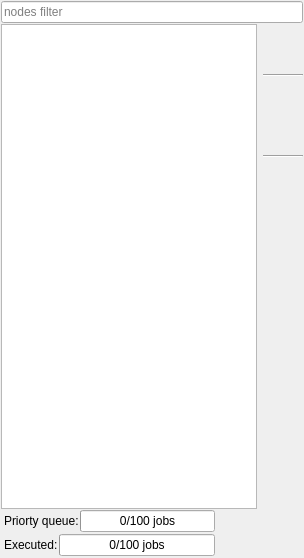
     <widget class="QWidget" name="tabNodes">
      <attribute name="title">
       <string>Nodes</string>
      </attribute>
      <layout class="QVBoxLayout" name="verticalLayout_6">
       <property name="spacing">
        <number>1</number>
       </property>
       <property name="leftMargin">
        <number>1</number>
       </property>
       <property name="topMargin">
        <number>1</number>
       </property>
       <property name="rightMargin">
        <number>1</number>
       </property>
       <property name="bottomMargin">
        <number>1</number>
       </property>
       <item>
        <widget class="QFrame" name="filter_frame_nodes">
         <property name="frameShape">
          <enum>QFrame::NoFrame</enum>
         </property>
         <property name="frameShadow">
          <enum>QFrame::Plain</enum>
         </property>
         <property name="lineWidth">
          <number>0</number>
         </property>
         <layout class="QHBoxLayout" name="horizontalLayout_10">
          <property name="leftMargin">
           <number>0</number>
          </property>
          <property name="topMargin">
           <number>0</number>
          </property>
          <property name="rightMargin">
           <number>0</number>
          </property>
          <property name="bottomMargin">
           <number>0</number>
          </property>
          <item>
           <widget class="EnhancedLineEdit" name="nodeFilterInput">
            <property name="visible">
             <bool>true</bool>
            </property>
            <property name="placeholderText">
             <string>nodes filter</string>
            </property>
           </widget>
          </item>
         </layout>
        </widget>
       </item>
       <item>
        <widget class="QFrame" name="nodesFrame">
         <property name="frameShape">
          <enum>QFrame::NoFrame</enum>
         </property>
         <property name="frameShadow">
          <enum>QFrame::Plain</enum>
         </property>
         <layout class="QHBoxLayout" name="horizontalLayout_9">
          <property name="leftMargin">
           <number>0</number>
          </property>
          <property name="topMargin">
           <number>0</number>
          </property>
          <property name="rightMargin">
           <number>0</number>
          </property>
          <property name="bottomMargin">
           <number>0</number>
          </property>
          <item>
           <widget class="QFrame" name="frame">
            <property name="frameShape">
             <enum>QFrame::NoFrame</enum>
            </property>
            <property name="frameShadow">
             <enum>QFrame::Plain</enum>
            </property>
            <property name="lineWidth">
             <number>0</number>
            </property>
            <layout class="QVBoxLayout" name="verticalLayout_7">
             <property name="spacing">
              <number>0</number>
             </property>
             <property name="leftMargin">
              <number>0</number>
             </property>
             <property name="topMargin">
              <number>0</number>
             </property>
             <property name="rightMargin">
              <number>0</number>
             </property>
             <property name="bottomMargin">
              <number>0</number>
             </property>
             <item>
              <widget class="QFrame" name="questionFrame">
               <property name="sizePolicy">
                <sizepolicy hsizetype="Minimum" vsizetype="Minimum">
                 <horstretch>0</horstretch>
                 <verstretch>0</verstretch>
                </sizepolicy>
               </property>
               <property name="lineWidth">
                <number>0</number>
               </property>
               <layout class="QHBoxLayout" name="questionFrameLayout">
                <property name="spacing">
                 <number>0</number>
                </property>
                <property name="leftMargin">
                 <number>0</number>
                </property>
                <property name="topMargin">
                 <number>0</number>
                </property>
                <property name="rightMargin">
                 <number>0</number>
                </property>
                <property name="bottomMargin">
                 <number>0</number>
                </property>
               </layout>
              </widget>
             </item>
             <item>
              <widget class="QTreeView" name="nodeTreeView">
               <property name="selectionMode">
                <enum>QAbstractItemView::ExtendedSelection</enum>
               </property>
               <property name="uniformRowHeights">
                <bool>true</bool>
               </property>
              </widget>
             </item>
             <item>
              <widget class="QFrame" name="infoFrame">
               <property name="sizePolicy">
                <sizepolicy hsizetype="Minimum" vsizetype="Minimum">
                 <horstretch>0</horstretch>
                 <verstretch>0</verstretch>
                </sizepolicy>
               </property>
               <property name="lineWidth">
                <number>0</number>
               </property>
               <layout class="QHBoxLayout" name="infoFrameLayout">
                <property name="spacing">
                 <number>0</number>
                </property>
                <property name="leftMargin">
                 <number>0</number>
                </property>
                <property name="topMargin">
                 <number>0</number>
                </property>
                <property name="rightMargin">
                 <number>0</number>
                </property>
                <property name="bottomMargin">
                 <number>0</number>
                </property>
               </layout>
              </widget>
             </item>
             <item>
              <widget class="QFrame" name="progressPrioFrame">
               <property name="frameShape">
                <enum>QFrame::NoFrame</enum>
               </property>
               <property name="frameShadow">
                <enum>QFrame::Plain</enum>
               </property>
               <property name="lineWidth">
                <number>0</number>
               </property>
               <layout class="QHBoxLayout" name="horizontalLayout_5">
                <property name="spacing">
                 <number>1</number>
                </property>
                <property name="leftMargin">
                 <number>3</number>
                </property>
                <property name="topMargin">
                 <number>1</number>
                </property>
                <property name="rightMargin">
                 <number>1</number>
                </property>
                <property name="bottomMargin">
                 <number>1</number>
                </property>
                <item>
                 <widget class="QLabel" name="progressPrioLabel">
                  <property name="text">
                   <string>Priorty queue:</string>
                  </property>
                 </widget>
                </item>
                <item>
                 <widget class="QProgressBar" name="progressPrioBar">
                  <property name="value">
                   <number>0</number>
                  </property>
                  <property name="format">
                   <string>%v/%m jobs</string>
                  </property>
                 </widget>
                </item>
                <item>
                 <widget class="QPushButton" name="progressCancelPrioButton">
                  <property name="icon">
                   <iconset resource="GUI.qrc">
                    <normaloff>:/icons/crystal_clear_button_close.png</normaloff>:/icons/crystal_clear_button_close.png</iconset>
                  </property>
                  <property name="flat">
                   <bool>true</bool>
                  </property>
                 </widget>
                </item>
               </layout>
              </widget>
             </item>
             <item>
              <widget class="QFrame" name="progressFrame">
               <property name="frameShape">
                <enum>QFrame::NoFrame</enum>
               </property>
               <property name="frameShadow">
                <enum>QFrame::Plain</enum>
               </property>
               <property name="lineWidth">
                <number>0</number>
               </property>
               <layout class="QHBoxLayout" name="horizontalLayout">
                <property name="spacing">
                 <number>1</number>
                </property>
                <property name="leftMargin">
                 <number>3</number>
                </property>
                <property name="topMargin">
                 <number>1</number>
                </property>
                <property name="rightMargin">
                 <number>1</number>
                </property>
                <property name="bottomMargin">
                 <number>1</number>
                </property>
                <item>
                 <widget class="QLabel" name="progressLabel">
                  <property name="text">
                   <string>Executed:</string>
                  </property>
                 </widget>
                </item>
                <item>
                 <widget class="QProgressBar" name="progressBar">
                  <property name="value">
                   <number>0</number>
                  </property>
                  <property name="format">
                   <string>%v/%m jobs</string>
                  </property>
                 </widget>
                </item>
                <item>
                 <widget class="QPushButton" name="progressCancelButton">
                  <property name="icon">
                   <iconset resource="GUI.qrc">
                    <normaloff>:/icons/crystal_clear_button_close.png</normaloff>:/icons/crystal_clear_button_close.png</iconset>
                  </property>
                  <property name="flat">
                   <bool>true</bool>
                  </property>
                 </widget>
                </item>
               </layout>
              </widget>
             </item>
            </layout>
           </widget>
          </item>
          <item>
           <widget class="QFrame" name="controlNodesFrame">
            <property name="sizePolicy">
             <sizepolicy hsizetype="Preferred" vsizetype="Preferred">
              <horstretch>0</horstretch>
              <verstretch>0</verstretch>
             </sizepolicy>
            </property>
            <property name="toolTip">
             <string>&lt;!DOCTYPE HTML PUBLIC &quot;-//W3C//DTD HTML 4.0//EN&quot; &quot;http://www.w3.org/TR/REC-html40/strict.dtd&quot;&gt;
&lt;html&gt;&lt;head&gt;&lt;meta name=&quot;qrichtext&quot; content=&quot;1&quot; /&gt;&lt;style type=&quot;text/css&quot;&gt;
p, li { white-space: pre-wrap; }
&lt;/style&gt;&lt;/head&gt;&lt;body style=&quot; font-family:'Ubuntu'; font-size:9pt; font-weight:400; font-style:normal;&quot;&gt;
&lt;p style=&quot; margin-top:0px; margin-bottom:0px; margin-left:0px; margin-right:0px; -qt-block-indent:0; text-indent:0px;&quot;&gt;&lt;span style=&quot; font-size:11pt;&quot;&gt;Shortcuts:&lt;/span&gt;&lt;/p&gt;
&lt;p style=&quot; margin-top:0px; margin-bottom:0px; margin-left:0px; margin-right:0px; -qt-block-indent:0; text-indent:0px;&quot;&gt;&lt;span style=&quot; font-size:11pt;&quot;&gt;    &lt;/span&gt;&lt;span style=&quot; font-size:11pt; font-weight:600;&quot;&gt;Alt+E&lt;/span&gt;&lt;span style=&quot; font-size:11pt;&quot;&gt; expand all groups&lt;/span&gt;&lt;/p&gt;
&lt;p style=&quot; margin-top:0px; margin-bottom:0px; margin-left:0px; margin-right:0px; -qt-block-indent:0; text-indent:0px;&quot;&gt;&lt;span style=&quot; font-size:11pt;&quot;&gt;    &lt;/span&gt;&lt;span style=&quot; font-size:11pt; font-weight:600;&quot;&gt;Alt+C&lt;/span&gt;&lt;span style=&quot; font-size:11pt;&quot;&gt; collapse all groups&lt;/span&gt;&lt;/p&gt;
&lt;p style=&quot; margin-top:0px; margin-bottom:0px; margin-left:0px; margin-right:0px; -qt-block-indent:0; text-indent:0px;&quot;&gt;&lt;span style=&quot; font-size:11pt;&quot;&gt;    &lt;/span&gt;&lt;span style=&quot; font-size:11pt; font-weight:600;&quot;&gt;Alt+{1..5}&lt;/span&gt;&lt;span style=&quot; font-size:11pt;&quot;&gt; select all nodes of a group (expect manage nodes)&lt;/span&gt;&lt;/p&gt;
&lt;p style=&quot; margin-top:0px; margin-bottom:0px; margin-left:0px; margin-right:0px; -qt-block-indent:0; text-indent:0px;&quot;&gt;&lt;span style=&quot; font-size:11pt;&quot;&gt;    &lt;/span&gt;&lt;span style=&quot; font-size:11pt; font-weight:600;&quot;&gt;Alt+R&lt;/span&gt;&lt;span style=&quot; font-size:11pt;&quot;&gt; run selected nodes&lt;/span&gt;&lt;/p&gt;
&lt;p style=&quot; margin-top:0px; margin-bottom:0px; margin-left:0px; margin-right:0px; -qt-block-indent:0; text-indent:0px;&quot;&gt;&lt;span style=&quot; font-size:11pt;&quot;&gt;    &lt;/span&gt;&lt;span style=&quot; font-size:11pt; font-weight:600;&quot;&gt;Alt+S&lt;/span&gt;&lt;span style=&quot; font-size:11pt;&quot;&gt; stop selected nodes&lt;/span&gt;&lt;/p&gt;
&lt;p style=&quot;-qt-paragraph-type:empty; margin-top:0px; margin-bottom:0px; margin-left:0px; margin-right:0px; -qt-block-indent:0; text-indent:0px; font-size:11pt;&quot;&gt;&lt;/p&gt;&lt;/body&gt;&lt;/html&gt;</string>
            </property>
            <layout class="QVBoxLayout" name="verticalLayout_4">
             <property name="spacing">
              <number>3</number>
             </property>
             <property name="leftMargin">
              <number>0</number>
             </property>
             <property name="topMargin">
              <number>0</number>
             </property>
             <property name="rightMargin">
              <number>0</number>
             </property>
             <property name="bottomMargin">
              <number>0</number>
             </property>
             <item>
              <widget class="QPushButton" name="startButton">
               <property name="enabled">
                <bool>false</bool>
               </property>
               <property name="sizePolicy">
                <sizepolicy hsizetype="Preferred" vsizetype="Fixed">
                 <horstretch>0</horstretch>
                 <verstretch>0</verstretch>
                </sizepolicy>
               </property>
               <property name="maximumSize">
                <size>
                 <width>40</width>
                 <height>40</height>
                </size>
               </property>
               <property name="toolTip">
                <string>&lt;!DOCTYPE HTML PUBLIC &quot;-//W3C//DTD HTML 4.0//EN&quot; &quot;http://www.w3.org/TR/REC-html40/strict.dtd&quot;&gt;
&lt;html&gt;&lt;head&gt;&lt;meta name=&quot;qrichtext&quot; content=&quot;1&quot; /&gt;&lt;style type=&quot;text/css&quot;&gt;
p, li { white-space: pre-wrap; }
&lt;/style&gt;&lt;/head&gt;&lt;body style=&quot; font-family:'Ubuntu'; font-size:9pt; font-weight:400; font-style:normal;&quot;&gt;
&lt;p style=&quot; margin-top:0px; margin-bottom:0px; margin-left:0px; margin-right:0px; -qt-block-indent:0; text-indent:0px;&quot;&gt;&lt;span style=&quot; font-size:11pt;&quot;&gt;Start  selected service if it is not already running&lt;/span&gt;&lt;/p&gt;&lt;/body&gt;&lt;/html&gt;</string>
               </property>
               <property name="icon">
                <iconset resource="GUI.qrc">
                 <normaloff>:/icons/sekkyumu_play.png</normaloff>:/icons/sekkyumu_play.png</iconset>
               </property>
               <property name="iconSize">
                <size>
                 <width>32</width>
                 <height>32</height>
                </size>
               </property>
               <property name="flat">
                <bool>true</bool>
               </property>
              </widget>
             </item>
             <item>
              <widget class="QPushButton" name="stopButton">
               <property name="enabled">
                <bool>false</bool>
               </property>
               <property name="sizePolicy">
                <sizepolicy hsizetype="Preferred" vsizetype="Fixed">
                 <horstretch>0</horstretch>
                 <verstretch>0</verstretch>
                </sizepolicy>
               </property>
               <property name="maximumSize">
                <size>
                 <width>40</width>
                 <height>40</height>
                </size>
               </property>
               <property name="toolTip">
                <string>&lt;!DOCTYPE HTML PUBLIC &quot;-//W3C//DTD HTML 4.0//EN&quot; &quot;http://www.w3.org/TR/REC-html40/strict.dtd&quot;&gt;
&lt;html&gt;&lt;head&gt;&lt;meta name=&quot;qrichtext&quot; content=&quot;1&quot; /&gt;&lt;style type=&quot;text/css&quot;&gt;
p, li { white-space: pre-wrap; }
&lt;/style&gt;&lt;/head&gt;&lt;body style=&quot; font-family:'Ubuntu'; font-size:9pt; font-weight:400; font-style:normal;&quot;&gt;
&lt;p style=&quot; margin-top:0px; margin-bottom:0px; margin-left:0px; margin-right:0px; -qt-block-indent:0; text-indent:0px;&quot;&gt;&lt;span style=&quot; font-size:11pt;&quot;&gt;Stop selected service &lt;/span&gt;&lt;/p&gt;
&lt;p style=&quot; margin-top:0px; margin-bottom:0px; margin-left:0px; margin-right:0px; -qt-block-indent:0; text-indent:0px;&quot;&gt;&lt;span style=&quot; font-size:11pt;&quot;&gt;  &lt;/span&gt;&lt;span style=&quot; font-size:11pt; font-weight:600;&quot;&gt;Ctrl+Backspace&lt;/span&gt;&lt;span style=&quot; font-size:11pt;&quot;&gt; to send SIGKILL&lt;/span&gt;&lt;/p&gt;
&lt;p style=&quot; margin-top:0px; margin-bottom:0px; margin-left:0px; margin-right:0px; -qt-block-indent:0; text-indent:0px;&quot;&gt;&lt;span style=&quot; font-size:11pt;&quot;&gt;  &lt;/span&gt;&lt;span style=&quot; font-size:11pt; font-weight:600;&quot;&gt;Ctrl+Delete&lt;/span&gt;&lt;span style=&quot; font-size:11pt;&quot;&gt; to unregister from ROS master&lt;/span&gt;&lt;/p&gt;
&lt;p style=&quot;-qt-paragraph-type:empty; margin-top:0px; margin-bottom:0px; margin-left:0px; margin-right:0px; -qt-block-indent:0; text-indent:0px; font-size:11pt;&quot;&gt;&lt;/p&gt;
&lt;p style=&quot; margin-top:0px; margin-bottom:0px; margin-left:0px; margin-right:0px; -qt-block-indent:0; text-indent:0px;&quot;&gt;&lt;span style=&quot; font-size:11pt; font-weight:600;&quot;&gt;Note:&lt;/span&gt;&lt;span style=&quot; font-size:11pt;&quot;&gt; if a node was killed on a remote host, it shows still as running. Unregister it manually!&lt;/span&gt;&lt;/p&gt;
&lt;p style=&quot;-qt-paragraph-type:empty; margin-top:0px; margin-bottom:0px; margin-left:0px; margin-right:0px; -qt-block-indent:0; text-indent:0px; font-size:11pt;&quot;&gt;&lt;/p&gt;
&lt;p style=&quot; margin-top:0px; margin-bottom:0px; margin-left:0px; margin-right:0px; -qt-block-indent:0; text-indent:0px;&quot;&gt;&lt;span style=&quot; font-size:11pt; font-weight:600;&quot;&gt;Note:&lt;/span&gt;&lt;span style=&quot; font-size:11pt;&quot;&gt; The stop button is disabled on errors&lt;/span&gt;&lt;/p&gt;&lt;/body&gt;&lt;/html&gt;</string>
               </property>
               <property name="icon">
                <iconset resource="GUI.qrc">
                 <normaloff>:/icons/sekkyumu_stop.png</normaloff>:/icons/sekkyumu_stop.png</iconset>
               </property>
               <property name="iconSize">
                <size>
                 <width>32</width>
                 <height>32</height>
                </size>
               </property>
               <property name="flat">
                <bool>true</bool>
               </property>
              </widget>
             </item>
             <item>
              <widget class="Line" name="line1_2">
               <property name="orientation">
                <enum>Qt::Horizontal</enum>
               </property>
              </widget>
             </item>
             <item>
              <widget class="QPushButton" name="ioButton">
               <property name="enabled">
                <bool>false</bool>
               </property>
               <property name="sizePolicy">
                <sizepolicy hsizetype="Preferred" vsizetype="Fixed">
                 <horstretch>0</horstretch>
                 <verstretch>0</verstretch>
                </sizepolicy>
               </property>
               <property name="maximumSize">
                <size>
                 <width>40</width>
                 <height>40</height>
                </size>
               </property>
               <property name="toolTip">
                <string>&lt;!DOCTYPE HTML PUBLIC &quot;-//W3C//DTD HTML 4.0//EN&quot; &quot;http://www.w3.org/TR/REC-html40/strict.dtd&quot;&gt;
&lt;html&gt;&lt;head&gt;&lt;meta name=&quot;qrichtext&quot; content=&quot;1&quot; /&gt;&lt;style type=&quot;text/css&quot;&gt;
p, li { white-space: pre-wrap; }
&lt;/style&gt;&lt;/head&gt;&lt;body style=&quot; font-family:'Ubuntu'; font-size:9pt; font-weight:400; font-style:normal;&quot;&gt;
&lt;p style=&quot; margin-top:0px; margin-bottom:0px; margin-left:0px; margin-right:0px; -qt-block-indent:0; text-indent:0px;&quot;&gt;&lt;span style=&quot; font-size:11pt;&quot;&gt;Show terminal that is connected to the selected service&lt;/span&gt;&lt;/p&gt;
&lt;p style=&quot; margin-top:0px; margin-bottom:0px; margin-left:0px; margin-right:0px; -qt-block-indent:0; text-indent:0px;&quot;&gt;&lt;span style=&quot; font-size:11pt; font-weight:600;&quot;&gt;F3&lt;/span&gt;&lt;/p&gt;
&lt;p style=&quot;-qt-paragraph-type:empty; margin-top:0px; margin-bottom:0px; margin-left:0px; margin-right:0px; -qt-block-indent:0; text-indent:0px;&quot;&gt;&lt;br /&gt;&lt;/p&gt;
&lt;p style=&quot; margin-top:0px; margin-bottom:0px; margin-left:0px; margin-right:0px; -qt-block-indent:0; text-indent:0px;&quot;&gt;&lt;span style=&quot; font-size:11pt; font-weight:600;&quot;&gt;Shift+Backspace&lt;/span&gt;&lt;span style=&quot; font-size:11pt;&quot;&gt; to send SIGKILL to assigned SCREENs&lt;/span&gt;&lt;/p&gt;
&lt;p style=&quot;-qt-paragraph-type:empty; margin-top:0px; margin-bottom:0px; margin-left:0px; margin-right:0px; -qt-block-indent:0; text-indent:0px; font-size:11pt;&quot;&gt;&lt;br /&gt;&lt;/p&gt;
&lt;p style=&quot; margin-top:0px; margin-bottom:0px; margin-left:0px; margin-right:0px; -qt-block-indent:0; text-indent:0px;&quot;&gt;&lt;span style=&quot; font-size:11pt; font-weight:600;&quot;&gt;Note:&lt;/span&gt;&lt;span style=&quot; font-size:11pt;&quot;&gt; if a node was killed on a remote host, it shows still as running. Unregister it manually!&lt;/span&gt;&lt;/p&gt;&lt;/body&gt;&lt;/html&gt;</string>
               </property>
               <property name="icon">
                <iconset resource="GUI.qrc">
                 <normaloff>:/icons/crystal_clear_show_io.png</normaloff>:/icons/crystal_clear_show_io.png</iconset>
               </property>
               <property name="iconSize">
                <size>
                 <width>32</width>
                 <height>32</height>
                </size>
               </property>
               <property name="flat">
                <bool>true</bool>
               </property>
              </widget>
             </item>
             <item>
              <widget class="QPushButton" name="logButton">
               <property name="enabled">
                <bool>false</bool>
               </property>
               <property name="sizePolicy">
                <sizepolicy hsizetype="Preferred" vsizetype="Fixed">
                 <horstretch>0</horstretch>
                 <verstretch>0</verstretch>
                </sizepolicy>
               </property>
               <property name="maximumSize">
                <size>
                 <width>40</width>
                 <height>40</height>
                </size>
               </property>
               <property name="toolTip">
                <string>&lt;html&gt;&lt;head/&gt;&lt;body&gt;&lt;p&gt;Show screen log file of selected service.&lt;/p&gt;&lt;p&gt;Hold &amp;lt;&lt;span style=&quot; font-weight:600;&quot;&gt;Strg&lt;/span&gt;&amp;gt; or &amp;lt;&lt;span style=&quot; font-weight:600;&quot;&gt;Shift&lt;/span&gt;&amp;gt; to get also ROS log file.&lt;/p&gt;&lt;/body&gt;&lt;/html&gt;</string>
               </property>
               <property name="text">
                <string/>
               </property>
               <property name="icon">
                <iconset resource="GUI.qrc">
                 <normaloff>:/icons/crystal_clear_show_log.png</normaloff>:/icons/crystal_clear_show_log.png</iconset>
               </property>
               <property name="iconSize">
                <size>
                 <width>32</width>
                 <height>32</height>
                </size>
               </property>
               <property name="flat">
                <bool>true</bool>
               </property>
              </widget>
             </item>
             <item>
              <widget class="QPushButton" name="logDeleteButton">
               <property name="enabled">
                <bool>false</bool>
               </property>
               <property name="sizePolicy">
                <sizepolicy hsizetype="Preferred" vsizetype="Fixed">
                 <horstretch>0</horstretch>
                 <verstretch>0</verstretch>
                </sizepolicy>
               </property>
               <property name="maximumSize">
                <size>
                 <width>40</width>
                 <height>40</height>
                </size>
               </property>
               <property name="toolTip">
                <string>Delete log file of selected service</string>
               </property>
               <property name="icon">
                <iconset resource="GUI.qrc">
                 <normaloff>:/icons/crystal_clear_show_delete_log.png</normaloff>:/icons/crystal_clear_show_delete_log.png</iconset>
               </property>
               <property name="iconSize">
                <size>
                 <width>32</width>
                 <height>32</height>
                </size>
               </property>
               <property name="flat">
                <bool>true</bool>
               </property>
              </widget>
             </item>
             <item>
              <widget class="Line" name="line2_2">
               <property name="orientation">
                <enum>Qt::Horizontal</enum>
               </property>
              </widget>
             </item>
             <item>
              <widget class="QPushButton" name="dynamicConfigButton">
               <property name="enabled">
                <bool>false</bool>
               </property>
               <property name="sizePolicy">
                <sizepolicy hsizetype="Preferred" vsizetype="Fixed">
                 <horstretch>0</horstretch>
                 <verstretch>0</verstretch>
                </sizepolicy>
               </property>
               <property name="maximumSize">
                <size>
                 <width>40</width>
                 <height>40</height>
                </size>
               </property>
               <property name="toolTip">
                <string>Edit the configuration of the node using dynamic reconfigure</string>
               </property>
               <property name="icon">
                <iconset resource="GUI.qrc">
                 <normaloff>:/icons/crystal_clear_dyncfg.png</normaloff>:/icons/crystal_clear_dyncfg.png</iconset>
               </property>
               <property name="iconSize">
                <size>
                 <width>32</width>
                 <height>32</height>
                </size>
               </property>
               <property name="flat">
                <bool>true</bool>
               </property>
              </widget>
             </item>
             <item>
              <widget class="QPushButton" name="editRosParamButton">
               <property name="enabled">
                <bool>false</bool>
               </property>
               <property name="sizePolicy">
                <sizepolicy hsizetype="Preferred" vsizetype="Fixed">
                 <horstretch>0</horstretch>
                 <verstretch>0</verstretch>
                </sizepolicy>
               </property>
               <property name="maximumSize">
                <size>
                 <width>40</width>
                 <height>40</height>
                </size>
               </property>
               <property name="toolTip">
                <string>&lt;html&gt;&lt;head/&gt;&lt;body&gt;&lt;p&gt;Edit configuration of selected service in ROS parameter server&lt;/p&gt;&lt;/body&gt;&lt;/html&gt;</string>
               </property>
               <property name="icon">
                <iconset resource="GUI.qrc">
                 <normaloff>:/icons/default_cfg_edit.png</normaloff>:/icons/default_cfg_edit.png</iconset>
               </property>
               <property name="iconSize">
                <size>
                 <width>32</width>
                 <height>32</height>
                </size>
               </property>
               <property name="flat">
                <bool>true</bool>
               </property>
              </widget>
             </item>
             <item>
              <widget class="QPushButton" name="editConfigButton">
               <property name="enabled">
                <bool>false</bool>
               </property>
               <property name="sizePolicy">
                <sizepolicy hsizetype="Preferred" vsizetype="Fixed">
                 <horstretch>0</horstretch>
                 <verstretch>0</verstretch>
                </sizepolicy>
               </property>
               <property name="maximumSize">
                <size>
                 <width>40</width>
                 <height>40</height>
                </size>
               </property>
               <property name="toolTip">
                <string>&lt;html&gt;&lt;head/&gt;&lt;body&gt;&lt;p&gt;&lt;span style=&quot; font-size:11pt;&quot;&gt;Edit configuration of selected service in launch file&lt;/span&gt;&lt;/p&gt;&lt;p&gt;&lt;span style=&quot; font-size:11pt; font-weight:600;&quot;&gt;F4&lt;/span&gt;&lt;/p&gt;&lt;/body&gt;&lt;/html&gt;</string>
               </property>
               <property name="icon">
                <iconset resource="GUI.qrc">
                 <normaloff>:/icons/crystal_clear_edit_launch.png</normaloff>:/icons/crystal_clear_edit_launch.png</iconset>
               </property>
               <property name="iconSize">
                <size>
                 <width>32</width>
                 <height>32</height>
                </size>
               </property>
               <property name="flat">
                <bool>true</bool>
               </property>
              </widget>
             </item>
             <item>
              <spacer name="verticalSpacer_2">
               <property name="orientation">
                <enum>Qt::Vertical</enum>
               </property>
               <property name="sizeHint" stdset="0">
                <size>
                 <width>16</width>
                 <height>299</height>
                </size>
               </property>
              </spacer>
             </item>
             <item>
              <widget class="QPushButton" name="closeCfgButton">
               <property name="enabled">
                <bool>false</bool>
               </property>
               <property name="sizePolicy">
                <sizepolicy hsizetype="Preferred" vsizetype="Fixed">
                 <horstretch>0</horstretch>
                 <verstretch>0</verstretch>
                </sizepolicy>
               </property>
               <property name="maximumSize">
                <size>
                 <width>40</width>
                 <height>40</height>
                </size>
               </property>
               <property name="toolTip">
                <string>&lt;html&gt;&lt;head/&gt;&lt;body&gt;&lt;p&gt;&lt;span style=&quot; font-size:11pt;&quot;&gt;Closes open configurations, stop ROS with roscore or shotdown this host&lt;/span&gt;&lt;/p&gt;&lt;p&gt;&lt;span style=&quot; font-size:11pt; font-weight:600;&quot;&gt;Shift+F4&lt;/span&gt;&lt;/p&gt;&lt;/body&gt;&lt;/html&gt;</string>
               </property>
               <property name="icon">
                <iconset resource="GUI.qrc">
                 <normaloff>:/icons/crystal_clear_button_close.png</normaloff>:/icons/crystal_clear_button_close.png</iconset>
               </property>
               <property name="iconSize">
                <size>
                 <width>32</width>
                 <height>32</height>
                </size>
               </property>
               <property name="shortcut">
                <string>Shift+F4</string>
               </property>
               <property name="flat">
                <bool>true</bool>
               </property>
              </widget>
             </item>
            </layout>
           </widget>
          </item>
         </layout>
        </widget>
       </item>
      </layout>
     </widget>
